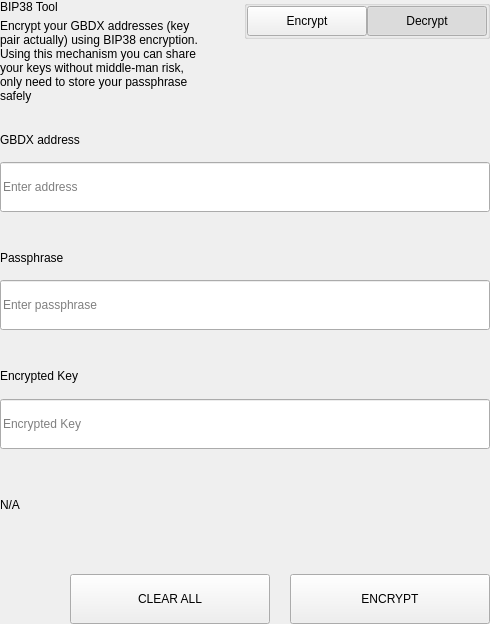
<?xml version="1.0" encoding="UTF-8"?>
<ui version="4.0">
 <class>SettingsBitToolWidget</class>
 <widget class="QWidget" name="SettingsBitToolWidget">
  <property name="geometry">
   <rect>
    <x>0</x>
    <y>0</y>
    <width>490</width>
    <height>624</height>
   </rect>
  </property>
  <property name="windowTitle">
   <string>Form</string>
  </property>
  <layout class="QVBoxLayout" name="verticalLayout">
   <property name="spacing">
    <number>0</number>
   </property>
   <property name="leftMargin">
    <number>0</number>
   </property>
   <property name="topMargin">
    <number>0</number>
   </property>
   <property name="rightMargin">
    <number>0</number>
   </property>
   <property name="bottomMargin">
    <number>0</number>
   </property>
   <item>
    <widget class="QWidget" name="left" native="true">
     <layout class="QVBoxLayout" name="verticalLayout_3">
      <property name="leftMargin">
       <number>0</number>
      </property>
      <property name="topMargin">
       <number>0</number>
      </property>
      <property name="rightMargin">
       <number>0</number>
      </property>
      <property name="bottomMargin">
       <number>0</number>
      </property>
      <item>
       <layout class="QVBoxLayout" name="verticalLayout_2">
        <property name="spacing">
         <number>0</number>
        </property>
        <item>
         <layout class="QHBoxLayout" name="horizontalLayout_3" stretch="3,1">
          <property name="spacing">
           <number>40</number>
          </property>
          <item>
           <layout class="QVBoxLayout" name="verticalLayoutTitle">
            <property name="spacing">
             <number>5</number>
            </property>
            <item>
             <widget class="QLabel" name="labelTitle">
              <property name="text">
               <string>BIP38 Tool</string>
              </property>
             </widget>
            </item>
            <item>
             <widget class="QLabel" name="labelSubtitle1">
              <property name="text">
               <string>Encrypt your GBDX addresses (key pair actually) using BIP38 encryption.
Using this mechanism you can share your keys without middle-man risk, only need to store your passphrase safely</string>
              </property>
              <property name="wordWrap">
               <bool>true</bool>
              </property>
             </widget>
            </item>
           </layout>
          </item>
          <item alignment="Qt::AlignTop">
           <widget class="QGroupBox" name="groupBox">
            <property name="title">
             <string/>
            </property>
            <property name="alignment">
             <set>Qt::AlignLeading|Qt::AlignLeft|Qt::AlignTop</set>
            </property>
            <layout class="QHBoxLayout" name="horizontalLayout_4">
             <property name="spacing">
              <number>0</number>
             </property>
             <property name="leftMargin">
              <number>0</number>
             </property>
             <property name="topMargin">
              <number>0</number>
             </property>
             <property name="rightMargin">
              <number>0</number>
             </property>
             <property name="bottomMargin">
              <number>0</number>
             </property>
             <item>
              <spacer name="horizontalSpacer">
               <property name="orientation">
                <enum>Qt::Horizontal</enum>
               </property>
               <property name="sizeHint" stdset="0">
                <size>
                 <width>40</width>
                 <height>20</height>
                </size>
               </property>
              </spacer>
             </item>
             <item>
              <widget class="QPushButton" name="pushLeft">
               <property name="minimumSize">
                <size>
                 <width>120</width>
                 <height>30</height>
                </size>
               </property>
               <property name="maximumSize">
                <size>
                 <width>120</width>
                 <height>30</height>
                </size>
               </property>
               <property name="focusPolicy">
                <enum>Qt::NoFocus</enum>
               </property>
               <property name="text">
                <string>Encrypt</string>
               </property>
               <property name="checkable">
                <bool>true</bool>
               </property>
               <property name="autoExclusive">
                <bool>true</bool>
               </property>
              </widget>
             </item>
             <item>
              <widget class="QPushButton" name="pushRight">
               <property name="minimumSize">
                <size>
                 <width>120</width>
                 <height>30</height>
                </size>
               </property>
               <property name="maximumSize">
                <size>
                 <width>120</width>
                 <height>30</height>
                </size>
               </property>
               <property name="focusPolicy">
                <enum>Qt::NoFocus</enum>
               </property>
               <property name="text">
                <string>Decrypt</string>
               </property>
               <property name="checkable">
                <bool>true</bool>
               </property>
               <property name="checked">
                <bool>true</bool>
               </property>
               <property name="autoExclusive">
                <bool>true</bool>
               </property>
              </widget>
             </item>
            </layout>
           </widget>
          </item>
         </layout>
        </item>
        <item>
         <widget class="QStackedWidget" name="stackedWidget">
          <property name="currentIndex">
           <number>1</number>
          </property>
          <widget class="QWidget" name="pageDecrypt">
           <layout class="QVBoxLayout" name="verticalLayout_5">
            <property name="spacing">
             <number>0</number>
            </property>
            <property name="leftMargin">
             <number>0</number>
            </property>
            <property name="topMargin">
             <number>0</number>
            </property>
            <property name="rightMargin">
             <number>0</number>
            </property>
            <property name="bottomMargin">
             <number>0</number>
            </property>
            <item>
             <widget class="QWidget" name="widget" native="true">
              <property name="minimumSize">
               <size>
                <width>0</width>
                <height>100</height>
               </size>
              </property>
              <layout class="QVBoxLayout" name="verticalLayout_4">
               <property name="spacing">
                <number>0</number>
               </property>
               <property name="leftMargin">
                <number>0</number>
               </property>
               <property name="topMargin">
                <number>0</number>
               </property>
               <property name="rightMargin">
                <number>0</number>
               </property>
               <property name="bottomMargin">
                <number>0</number>
               </property>
               <item>
                <spacer name="verticalSpacer_2">
                 <property name="orientation">
                  <enum>Qt::Vertical</enum>
                 </property>
                 <property name="sizeType">
                  <enum>QSizePolicy::Fixed</enum>
                 </property>
                 <property name="sizeHint" stdset="0">
                  <size>
                   <width>20</width>
                   <height>20</height>
                  </size>
                 </property>
                </spacer>
               </item>
               <item>
                <layout class="QHBoxLayout" name="horizontalLayout_6" stretch="2">
                 <property name="spacing">
                  <number>0</number>
                 </property>
                 <item>
                  <layout class="QVBoxLayout" name="verticalLayout_7">
                   <property name="spacing">
                    <number>9</number>
                   </property>
                   <item>
                    <widget class="QLabel" name="labelSubtitleKey">
                     <property name="minimumSize">
                      <size>
                       <width>0</width>
                       <height>20</height>
                      </size>
                     </property>
                     <property name="maximumSize">
                      <size>
                       <width>16777215</width>
                       <height>20</height>
                      </size>
                     </property>
                     <property name="text">
                      <string>Encrypted key</string>
                     </property>
                    </widget>
                   </item>
                   <item>
                    <widget class="QLineEdit" name="lineEditKey">
                     <property name="minimumSize">
                      <size>
                       <width>0</width>
                       <height>50</height>
                      </size>
                     </property>
                     <property name="maximumSize">
                      <size>
                       <width>16777215</width>
                       <height>50</height>
                      </size>
                     </property>
                     <property name="placeholderText">
                      <string>Enter a encrypted key</string>
                     </property>
                    </widget>
                   </item>
                  </layout>
                 </item>
                </layout>
               </item>
               <item>
                <spacer name="verticalSpacer_3">
                 <property name="orientation">
                  <enum>Qt::Vertical</enum>
                 </property>
                 <property name="sizeType">
                  <enum>QSizePolicy::Fixed</enum>
                 </property>
                 <property name="sizeHint" stdset="0">
                  <size>
                   <width>20</width>
                   <height>20</height>
                  </size>
                 </property>
                </spacer>
               </item>
               <item>
                <layout class="QVBoxLayout" name="verticalLayout_9">
                 <property name="spacing">
                  <number>9</number>
                 </property>
                 <item>
                  <widget class="QLabel" name="labelSubtitlePassphrase">
                   <property name="maximumSize">
                    <size>
                     <width>16777215</width>
                     <height>20</height>
                    </size>
                   </property>
                   <property name="text">
                    <string>Passphrase</string>
                   </property>
                  </widget>
                 </item>
                 <item>
                  <widget class="QLineEdit" name="lineEditPassphrase">
                   <property name="minimumSize">
                    <size>
                     <width>0</width>
                     <height>50</height>
                    </size>
                   </property>
                   <property name="maximumSize">
                    <size>
                     <width>16777215</width>
                     <height>50</height>
                    </size>
                   </property>
                   <property name="placeholderText">
                    <string>Enter a passphrase</string>
                   </property>
                  </widget>
                 </item>
                </layout>
               </item>
               <item>
                <spacer name="verticalSpacer_4">
                 <property name="orientation">
                  <enum>Qt::Vertical</enum>
                 </property>
                 <property name="sizeType">
                  <enum>QSizePolicy::Fixed</enum>
                 </property>
                 <property name="sizeHint" stdset="0">
                  <size>
                   <width>20</width>
                   <height>20</height>
                  </size>
                 </property>
                </spacer>
               </item>
               <item>
                <widget class="QWidget" name="widget_3" native="true">
                 <property name="sizePolicy">
                  <sizepolicy hsizetype="Preferred" vsizetype="Fixed">
                   <horstretch>0</horstretch>
                   <verstretch>0</verstretch>
                  </sizepolicy>
                 </property>
                 <layout class="QVBoxLayout" name="verticalLayout_10">
                  <property name="spacing">
                   <number>9</number>
                  </property>
                  <property name="leftMargin">
                   <number>0</number>
                  </property>
                  <property name="topMargin">
                   <number>0</number>
                  </property>
                  <property name="rightMargin">
                   <number>0</number>
                  </property>
                  <property name="bottomMargin">
                   <number>0</number>
                  </property>
                  <item>
                   <widget class="QLabel" name="labelSubtitleDecryptResult">
                    <property name="minimumSize">
                     <size>
                      <width>0</width>
                      <height>20</height>
                     </size>
                    </property>
                    <property name="maximumSize">
                     <size>
                      <width>16777215</width>
                      <height>20</height>
                     </size>
                    </property>
                    <property name="text">
                     <string>Decrypted address result</string>
                    </property>
                   </widget>
                  </item>
                  <item>
                   <widget class="QWidget" name="widget_4" native="true">
                    <layout class="QHBoxLayout" name="horizontalLayout" stretch="6,0,1">
                     <property name="spacing">
                      <number>0</number>
                     </property>
                     <property name="leftMargin">
                      <number>0</number>
                     </property>
                     <property name="topMargin">
                      <number>0</number>
                     </property>
                     <property name="rightMargin">
                      <number>0</number>
                     </property>
                     <property name="bottomMargin">
                      <number>0</number>
                     </property>
                     <item alignment="Qt::AlignVCenter">
                      <widget class="QLineEdit" name="lineEditDecryptResult">
                       <property name="minimumSize">
                        <size>
                         <width>0</width>
                         <height>50</height>
                        </size>
                       </property>
                       <property name="maximumSize">
                        <size>
                         <width>16777215</width>
                         <height>50</height>
                        </size>
                       </property>
                       <property name="placeholderText">
                        <string>Decrypted Address</string>
                       </property>
                      </widget>
                     </item>
                     <item>
                      <spacer name="horizontalSpacer_4">
                       <property name="orientation">
                        <enum>Qt::Horizontal</enum>
                       </property>
                       <property name="sizeType">
                        <enum>QSizePolicy::Fixed</enum>
                       </property>
                       <property name="sizeHint" stdset="0">
                        <size>
                         <width>20</width>
                         <height>50</height>
                        </size>
                       </property>
                      </spacer>
                     </item>
                     <item>
                      <widget class="QPushButton" name="pushButtonImport">
                       <property name="minimumSize">
                        <size>
                         <width>140</width>
                         <height>40</height>
                        </size>
                       </property>
                       <property name="text">
                        <string>Import Address</string>
                       </property>
                      </widget>
                     </item>
                    </layout>
                   </widget>
                  </item>
                 </layout>
                </widget>
               </item>
               <item>
                <widget class="QLabel" name="statusLabel_DEC">
                 <property name="maximumSize">
                  <size>
                   <width>16777215</width>
                   <height>40</height>
                  </size>
                 </property>
                 <property name="text">
                  <string/>
                 </property>
                </widget>
               </item>
               <item>
                <spacer name="verticalSpacer">
                 <property name="orientation">
                  <enum>Qt::Vertical</enum>
                 </property>
                 <property name="sizeType">
                  <enum>QSizePolicy::Preferred</enum>
                 </property>
                 <property name="sizeHint" stdset="0">
                  <size>
                   <width>20</width>
                   <height>20</height>
                  </size>
                 </property>
                </spacer>
               </item>
               <item>
                <layout class="QHBoxLayout" name="horizontalLayout_7">
                 <property name="spacing">
                  <number>0</number>
                 </property>
                 <item>
                  <spacer name="horizontalSpacer_5">
                   <property name="orientation">
                    <enum>Qt::Horizontal</enum>
                   </property>
                   <property name="sizeType">
                    <enum>QSizePolicy::Expanding</enum>
                   </property>
                   <property name="sizeHint" stdset="0">
                    <size>
                     <width>40</width>
                     <height>20</height>
                    </size>
                   </property>
                  </spacer>
                 </item>
                 <item>
                  <widget class="QPushButton" name="pushButtonDecryptClear">
                   <property name="minimumSize">
                    <size>
                     <width>200</width>
                     <height>50</height>
                    </size>
                   </property>
                   <property name="maximumSize">
                    <size>
                     <width>200</width>
                     <height>50</height>
                    </size>
                   </property>
                   <property name="text">
                    <string>CLEAR</string>
                   </property>
                  </widget>
                 </item>
                 <item>
                  <spacer name="horizontalSpacer_3">
                   <property name="orientation">
                    <enum>Qt::Horizontal</enum>
                   </property>
                   <property name="sizeType">
                    <enum>QSizePolicy::Fixed</enum>
                   </property>
                   <property name="sizeHint" stdset="0">
                    <size>
                     <width>20</width>
                     <height>20</height>
                    </size>
                   </property>
                  </spacer>
                 </item>
                 <item>
                  <widget class="QPushButton" name="pushButtonDecrypt">
                   <property name="minimumSize">
                    <size>
                     <width>200</width>
                     <height>50</height>
                    </size>
                   </property>
                   <property name="maximumSize">
                    <size>
                     <width>200</width>
                     <height>50</height>
                    </size>
                   </property>
                   <property name="text">
                    <string>DECRYPT KEY</string>
                   </property>
                  </widget>
                 </item>
                </layout>
               </item>
              </layout>
             </widget>
            </item>
           </layout>
          </widget>
          <widget class="QWidget" name="pageEncrypt">
           <layout class="QVBoxLayout" name="verticalLayout_11">
            <property name="spacing">
             <number>0</number>
            </property>
            <property name="leftMargin">
             <number>0</number>
            </property>
            <property name="topMargin">
             <number>0</number>
            </property>
            <property name="rightMargin">
             <number>0</number>
            </property>
            <property name="bottomMargin">
             <number>0</number>
            </property>
            <item>
             <spacer name="verticalSpacer_8">
              <property name="orientation">
               <enum>Qt::Vertical</enum>
              </property>
              <property name="sizeType">
               <enum>QSizePolicy::Fixed</enum>
              </property>
              <property name="sizeHint" stdset="0">
               <size>
                <width>20</width>
                <height>20</height>
               </size>
              </property>
             </spacer>
            </item>
            <item>
             <widget class="QWidget" name="containerAddressEnc" native="true">
              <layout class="QVBoxLayout" name="containerAddressEncLayout">
               <property name="spacing">
                <number>5</number>
               </property>
               <property name="leftMargin">
                <number>0</number>
               </property>
               <property name="topMargin">
                <number>0</number>
               </property>
               <property name="rightMargin">
                <number>0</number>
               </property>
               <property name="bottomMargin">
                <number>0</number>
               </property>
               <item>
                <widget class="QLabel" name="labelSubtitleAddress">
                 <property name="minimumSize">
                  <size>
                   <width>0</width>
                   <height>20</height>
                  </size>
                 </property>
                 <property name="maximumSize">
                  <size>
                   <width>16777215</width>
                   <height>20</height>
                  </size>
                 </property>
                 <property name="text">
                  <string>GBDX address</string>
                 </property>
                </widget>
               </item>
               <item>
                <widget class="QLineEdit" name="addressIn_ENC">
                 <property name="minimumSize">
                  <size>
                   <width>0</width>
                   <height>50</height>
                  </size>
                 </property>
                 <property name="placeholderText">
                  <string>Enter address</string>
                 </property>
                </widget>
               </item>
              </layout>
             </widget>
            </item>
            <item>
             <spacer name="verticalSpacer_6">
              <property name="orientation">
               <enum>Qt::Vertical</enum>
              </property>
              <property name="sizeType">
               <enum>QSizePolicy::Fixed</enum>
              </property>
              <property name="sizeHint" stdset="0">
               <size>
                <width>20</width>
                <height>20</height>
               </size>
              </property>
             </spacer>
            </item>
            <item>
             <widget class="QWidget" name="containerAddress" native="true">
              <layout class="QHBoxLayout" name="horizontalLayout_9" stretch="2">
               <property name="spacing">
                <number>0</number>
               </property>
               <property name="leftMargin">
                <number>0</number>
               </property>
               <property name="topMargin">
                <number>0</number>
               </property>
               <property name="rightMargin">
                <number>0</number>
               </property>
               <property name="bottomMargin">
                <number>0</number>
               </property>
               <item>
                <layout class="QVBoxLayout" name="verticalLayout_8">
                 <property name="spacing">
                  <number>5</number>
                 </property>
                 <item>
                  <widget class="QLabel" name="labelSubtitleMessage">
                   <property name="minimumSize">
                    <size>
                     <width>0</width>
                     <height>20</height>
                    </size>
                   </property>
                   <property name="maximumSize">
                    <size>
                     <width>16777215</width>
                     <height>20</height>
                    </size>
                   </property>
                   <property name="text">
                    <string>Passphrase</string>
                   </property>
                  </widget>
                 </item>
                 <item>
                  <widget class="QLineEdit" name="passphraseIn_ENC">
                   <property name="minimumSize">
                    <size>
                     <width>0</width>
                     <height>50</height>
                    </size>
                   </property>
                   <property name="maximumSize">
                    <size>
                     <width>16777215</width>
                     <height>50</height>
                    </size>
                   </property>
                   <property name="placeholderText">
                    <string>Enter passphrase</string>
                   </property>
                  </widget>
                 </item>
                </layout>
               </item>
              </layout>
             </widget>
            </item>
            <item>
             <spacer name="verticalSpacer_7">
              <property name="orientation">
               <enum>Qt::Vertical</enum>
              </property>
              <property name="sizeType">
               <enum>QSizePolicy::Fixed</enum>
              </property>
              <property name="sizeHint" stdset="0">
               <size>
                <width>20</width>
                <height>20</height>
               </size>
              </property>
             </spacer>
            </item>
            <item>
             <widget class="QWidget" name="widget_2" native="true">
              <property name="minimumSize">
               <size>
                <width>0</width>
                <height>75</height>
               </size>
              </property>
              <property name="maximumSize">
               <size>
                <width>16777215</width>
                <height>16777215</height>
               </size>
              </property>
              <layout class="QVBoxLayout" name="verticalLayout_6">
               <property name="leftMargin">
                <number>0</number>
               </property>
               <property name="topMargin">
                <number>0</number>
               </property>
               <property name="rightMargin">
                <number>0</number>
               </property>
               <property name="bottomMargin">
                <number>0</number>
               </property>
               <item>
                <widget class="QLabel" name="labelSubtitleEncryptedKey">
                 <property name="minimumSize">
                  <size>
                   <width>0</width>
                   <height>20</height>
                  </size>
                 </property>
                 <property name="maximumSize">
                  <size>
                   <width>16777215</width>
                   <height>20</height>
                  </size>
                 </property>
                 <property name="text">
                  <string>Encrypted Key</string>
                 </property>
                </widget>
               </item>
               <item>
                <widget class="QLineEdit" name="encryptedKeyOut_ENC">
                 <property name="minimumSize">
                  <size>
                   <width>0</width>
                   <height>50</height>
                  </size>
                 </property>
                 <property name="placeholderText">
                  <string>Encrypted Key</string>
                 </property>
                </widget>
               </item>
              </layout>
             </widget>
            </item>
            <item>
             <widget class="QLabel" name="statusLabel_ENC">
              <property name="text">
               <string notr="true">N/A</string>
              </property>
             </widget>
            </item>
            <item>
             <spacer name="verticalSpacer_5">
              <property name="orientation">
               <enum>Qt::Vertical</enum>
              </property>
              <property name="sizeType">
               <enum>QSizePolicy::Fixed</enum>
              </property>
              <property name="sizeHint" stdset="0">
               <size>
                <width>20</width>
                <height>20</height>
               </size>
              </property>
             </spacer>
            </item>
            <item>
             <layout class="QHBoxLayout" name="horizontalLayout_8">
              <property name="spacing">
               <number>0</number>
              </property>
              <item>
               <spacer name="horizontalSpacer_6">
                <property name="orientation">
                 <enum>Qt::Horizontal</enum>
                </property>
                <property name="sizeType">
                 <enum>QSizePolicy::Expanding</enum>
                </property>
                <property name="sizeHint" stdset="0">
                 <size>
                  <width>40</width>
                  <height>20</height>
                 </size>
                </property>
               </spacer>
              </item>
              <item>
               <widget class="QPushButton" name="pushButtonClear">
                <property name="minimumSize">
                 <size>
                  <width>200</width>
                  <height>50</height>
                 </size>
                </property>
                <property name="focusPolicy">
                 <enum>Qt::NoFocus</enum>
                </property>
                <property name="text">
                 <string>CLEAR ALL</string>
                </property>
               </widget>
              </item>
              <item>
               <spacer name="horizontalSpacer_2">
                <property name="orientation">
                 <enum>Qt::Horizontal</enum>
                </property>
                <property name="sizeType">
                 <enum>QSizePolicy::Fixed</enum>
                </property>
                <property name="sizeHint" stdset="0">
                 <size>
                  <width>20</width>
                  <height>20</height>
                 </size>
                </property>
               </spacer>
              </item>
              <item>
               <widget class="QPushButton" name="pushButtonEncrypt">
                <property name="minimumSize">
                 <size>
                  <width>200</width>
                  <height>50</height>
                 </size>
                </property>
                <property name="maximumSize">
                 <size>
                  <width>200</width>
                  <height>50</height>
                 </size>
                </property>
                <property name="focusPolicy">
                 <enum>Qt::NoFocus</enum>
                </property>
                <property name="text">
                 <string>ENCRYPT</string>
                </property>
               </widget>
              </item>
             </layout>
            </item>
           </layout>
          </widget>
         </widget>
        </item>
       </layout>
      </item>
     </layout>
    </widget>
   </item>
  </layout>
 </widget>
 <resources/>
 <connections/>
</ui>
